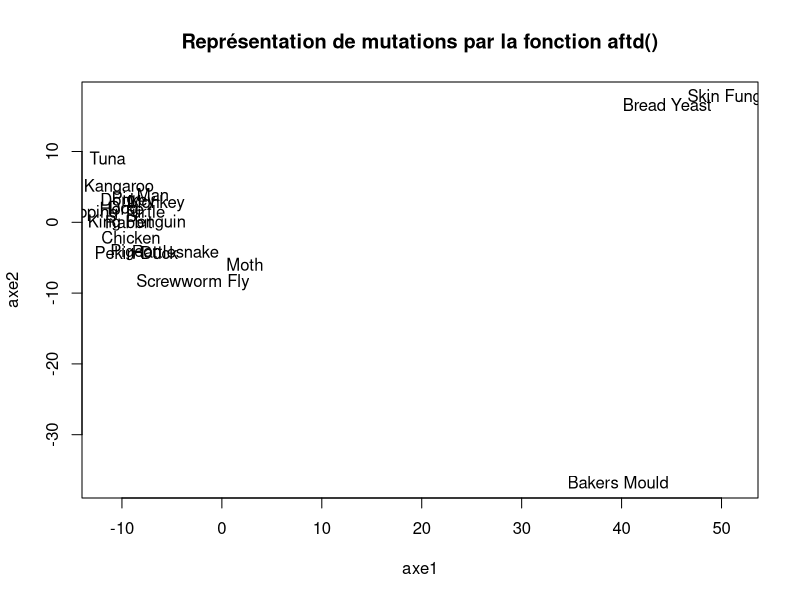
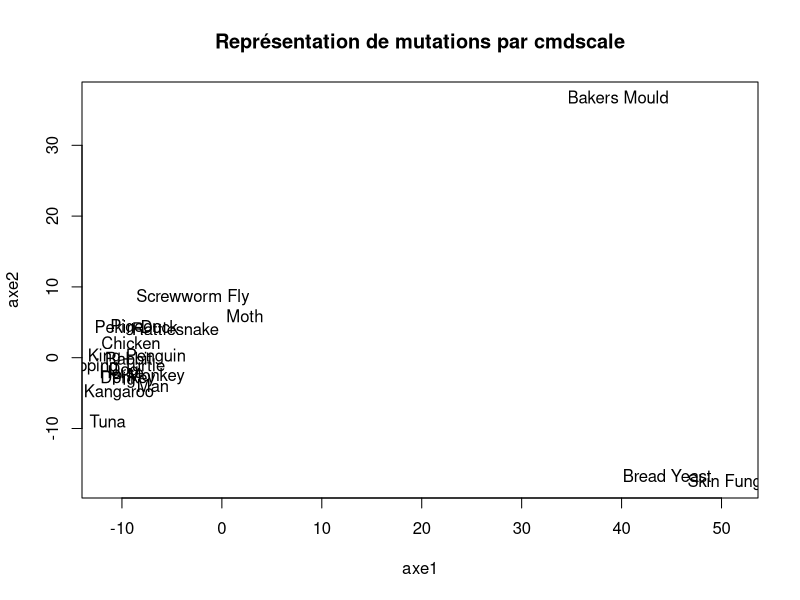
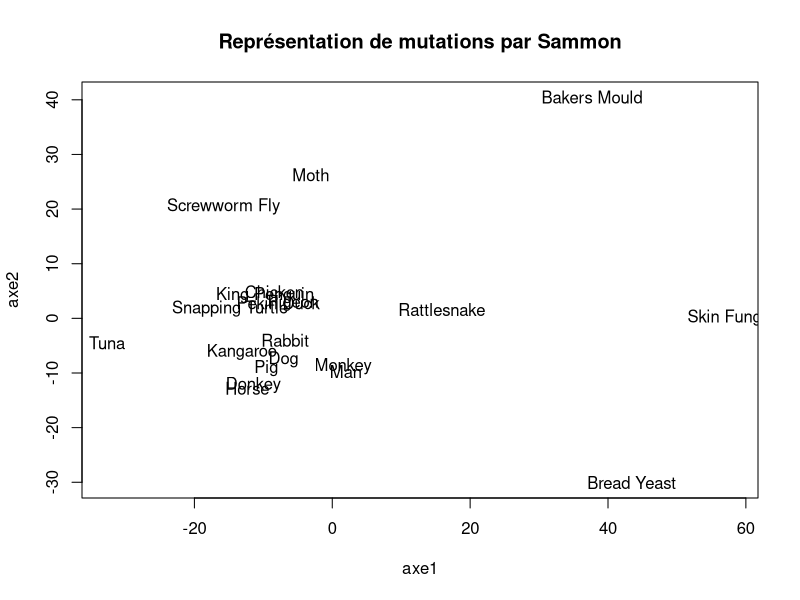
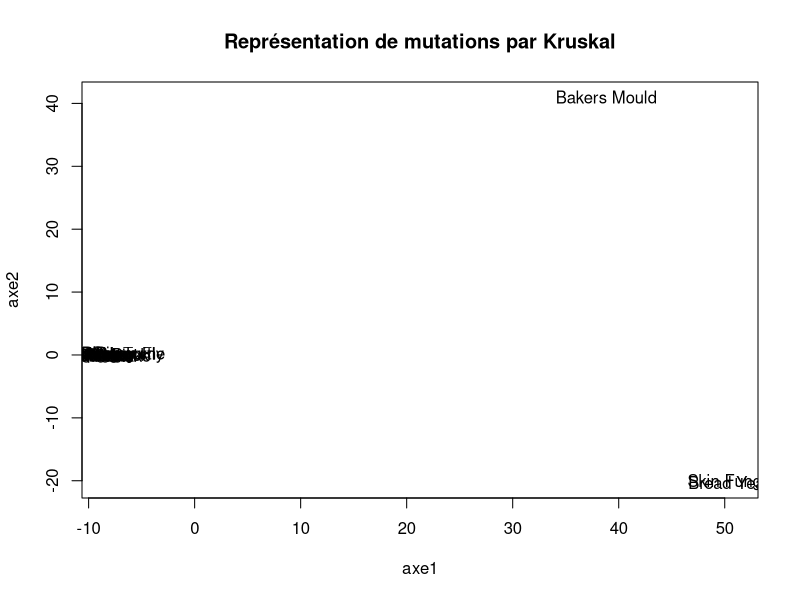
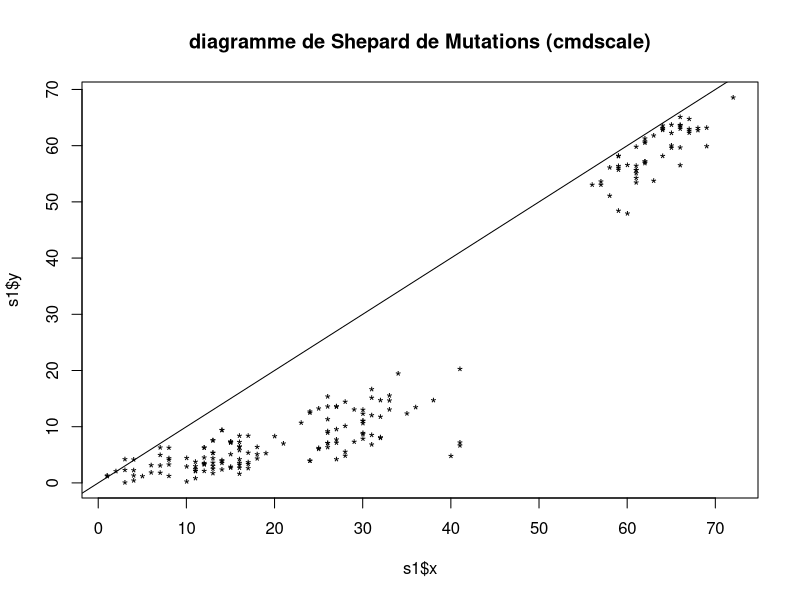
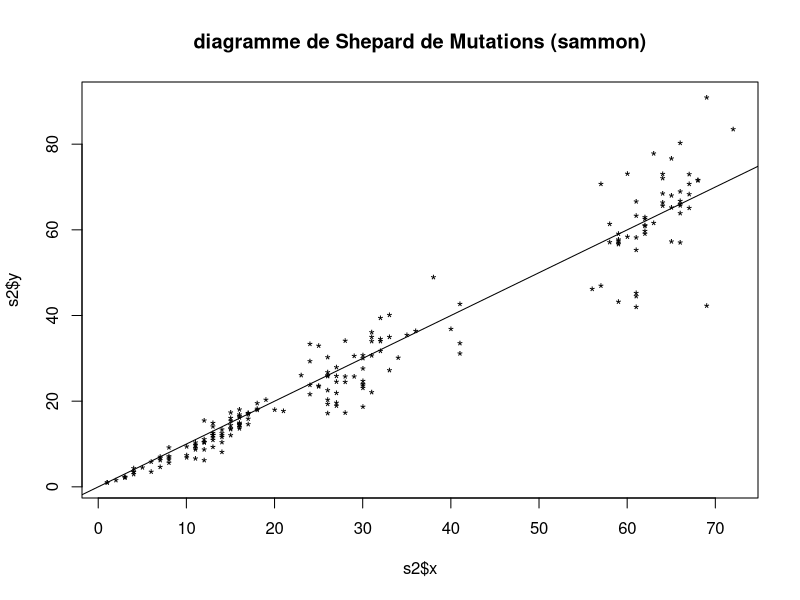
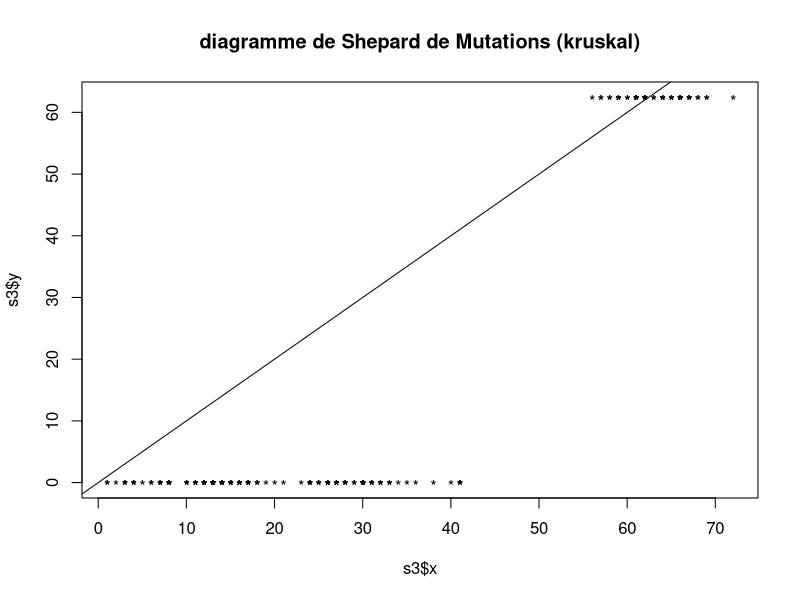

Write R code to recreate these figures, in order.
# UV : SY19 - TP01
# 2. Les données de mutations
# Auteurs : Alice Ngwembou - Antoine Hars
# Fichier : exercice2.R

library(MASS)

# setwd("Z:/")
mutations = read.table("mutations2.txt", header = F, row.names = 1)

mutmat = as.matrix(mutations)
mutdist = as.dist(mutations)

aftd <- function (d) {

	# Transformation de la matrice de distances en matrice
	dim_mat = as.matrix(d)
	d2 = dim_mat^2

	# Récupération de la première dimension de la matrice (nbre de lignes = nbre d'individus)
	dimension = diag(dim(dim_mat))[1]

	# Création de la matrice identité
	id = diag(dimension)

	# Création de la matrice unitaire
	un = matrix(rep(1, dimension^2), dimension)

	# Création de la matrice Q de centrage
	q = id - (1/dimension) * un

	# Calcul de la matrice w
	w = -(1/2) * q %*% d2 %*% q

	# Matrice associée aux vecteurs propres
	V = eigen(1 / dimension * w)$vectors[,1:7]
	V = sqrt(dimension) * V

	# Matrice associées aux valeurs propres
	L = diag(c(eigen(1 / dimension * w)$values[1:7]))

	# Calcul composante principale
	C = V %*% sqrt(L)

	# Calcul du pourcentage d'inertie pour les 7 premières valeurs propres
	quality = sum(diag(L)) / sum(eigen(1 / dimension * w) $values) * 100
	
	result <- new.env()
	result$quality <- quality
	result$C <- C

	return(result)
}

a <- new.env()
a = aftd(as.dist(mutations))

aftd2 = cmdscale(as.dist(mutations), 2)

png(file = "plots/plot_mutations_aftd.png")
plot(a$C, main = "Représentation de mutations par la fonction aftd()",xlab = "axe1", ylab = "axe2", type = "n")
text(a$C[,1], a$C[,2], labels(mutmat[,1]))
dev.off()

png(file = "plots/plot_mutations_cmdscale.png")
plot(aftd2, main = "Représentation de mutations par cmdscale",xlab = "axe1", ylab = "axe2", type = "n")
text(aftd2[,1], aftd2[,2], labels(mutmat[,1]))
dev.off()

# Question 2

sammonmat = sammon(mutdist)
png(file = "plots/plot_mutations_sammon.png")
plot(sammonmat$points, type = "n", main = "Représentation de mutations par Sammon", xlab = "axe1", ylab = "axe2")
text(sammonmat$points, labels(mutmat[,1]))
dev.off()

# Projection de Kruskal
kruskalmat = isoMDS(mutdist)
png(file = "plots/plot_mutations_kruskal.png")
plot(kruskalmat$points, type = "n", main = "Représentation de mutations par Kruskal", xlab = "axe1", ylab = "axe2")
text(kruskalmat$points, labels(mutmat[,1]))
dev.off()

### Question 3

# Diagrammes de Shepard
s1 = Shepard(mutdist, aftd2)
png(file = "plots/plot_mutations_shepard_cmdscale.png")
plot(s1, main = "diagramme de Shepard de Mutations (cmdscale)", pch = "*")
abline(0, 1)
dev.off()

s2 = Shepard(mutdist, sammonmat$points)
png(file = "plots/plot_mutations_shepard_sammon.png")
plot(s2, main = "diagramme de Shepard de Mutations (sammon)", pch = "*")
abline(0, 1)
dev.off()

s3 = Shepard(mutdist, kruskalmat$points)
png(file = "plots/plot_mutations_shepard_kruskal.png")
plot(s3, main = "diagramme de Shepard de Mutations (kruskal)", pch = "*")
abline(0, 1)
dev.off()

